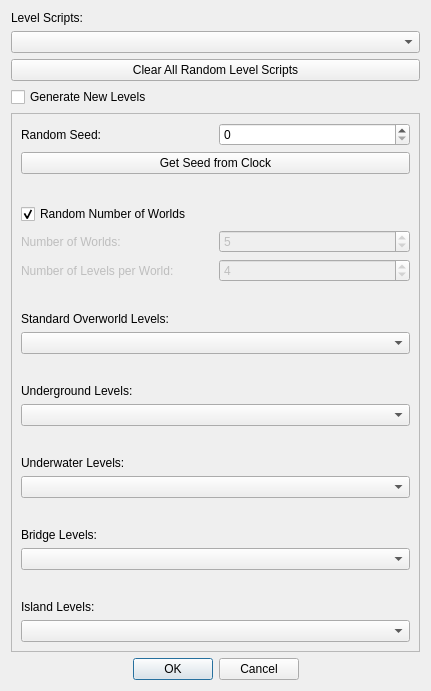
<?xml version="1.0" encoding="UTF-8"?>
<ui version="4.0">
 <class>Configure_Level_Form</class>
 <widget class="QDialog" name="Configure_Level_Form">
  <property name="geometry">
   <rect>
    <x>0</x>
    <y>0</y>
    <width>431</width>
    <height>691</height>
   </rect>
  </property>
  <property name="windowTitle">
   <string>Configure Level Generator</string>
  </property>
  <layout class="QVBoxLayout" name="verticalLayout">
   <item>
    <layout class="QVBoxLayout" name="layoutLevelScripts">
     <item>
      <widget class="QLabel" name="lblLevelScripts">
       <property name="text">
        <string>Level Scripts:</string>
       </property>
      </widget>
     </item>
     <item>
      <widget class="QComboBox" name="comboLevelScripts"/>
     </item>
     <item>
      <widget class="QPushButton" name="btnClearAllRandomLevelScripts">
       <property name="text">
        <string>Clear All Random Level Scripts</string>
       </property>
      </widget>
     </item>
     <item>
      <widget class="QCheckBox" name="cbGenerateNewLevels">
       <property name="text">
        <string>Generate New Levels</string>
       </property>
      </widget>
     </item>
    </layout>
   </item>
   <item>
    <widget class="QScrollArea" name="scrollNewLevels">
     <property name="widgetResizable">
      <bool>true</bool>
     </property>
     <widget class="QWidget" name="scrollAreaWidgetContents">
      <property name="geometry">
       <rect>
        <x>0</x>
        <y>0</y>
        <width>407</width>
        <height>518</height>
       </rect>
      </property>
      <layout class="QVBoxLayout" name="verticalLayout_2">
       <item>
        <layout class="QVBoxLayout" name="layoutRandomSeed">
         <item>
          <layout class="QHBoxLayout" name="horizontalLayout">
           <item>
            <widget class="QLabel" name="lblRandomSeed">
             <property name="text">
              <string>Random Seed:</string>
             </property>
            </widget>
           </item>
           <item>
            <widget class="QSpinBox" name="sbRandomSeed">
             <property name="maximum">
              <number>999999999</number>
             </property>
            </widget>
           </item>
          </layout>
         </item>
         <item>
          <widget class="QPushButton" name="btnNewRandomSeed">
           <property name="text">
            <string>Get Seed from Clock</string>
           </property>
          </widget>
         </item>
        </layout>
       </item>
       <item>
        <spacer name="verticalSpacer_6">
         <property name="orientation">
          <enum>Qt::Vertical</enum>
         </property>
         <property name="sizeHint" stdset="0">
          <size>
           <width>20</width>
           <height>40</height>
          </size>
         </property>
        </spacer>
       </item>
       <item>
        <layout class="QVBoxLayout" name="layoutNewLevels">
         <item>
          <layout class="QVBoxLayout" name="layoutLevelNumberSettings">
           <item>
            <widget class="QCheckBox" name="cbRandomNumWorlds">
             <property name="enabled">
              <bool>true</bool>
             </property>
             <property name="text">
              <string>Random Number of Worlds</string>
             </property>
             <property name="checked">
              <bool>true</bool>
             </property>
            </widget>
           </item>
           <item>
            <layout class="QHBoxLayout" name="layoutNumWorlds">
             <item>
              <widget class="QLabel" name="lblNumWorlds">
               <property name="enabled">
                <bool>false</bool>
               </property>
               <property name="text">
                <string>Number of Worlds:</string>
               </property>
              </widget>
             </item>
             <item>
              <widget class="QSpinBox" name="sbNumWorlds">
               <property name="enabled">
                <bool>false</bool>
               </property>
               <property name="minimum">
                <number>1</number>
               </property>
               <property name="maximum">
                <number>8</number>
               </property>
               <property name="value">
                <number>5</number>
               </property>
              </widget>
             </item>
            </layout>
           </item>
           <item>
            <layout class="QHBoxLayout" name="layoutNumLevelsPerWorld">
             <item>
              <widget class="QLabel" name="lblNumLevelsPerWorld">
               <property name="enabled">
                <bool>false</bool>
               </property>
               <property name="text">
                <string>Number of Levels per World: </string>
               </property>
              </widget>
             </item>
             <item>
              <widget class="QSpinBox" name="sbNumLevelsPerWorld">
               <property name="enabled">
                <bool>false</bool>
               </property>
               <property name="minimum">
                <number>1</number>
               </property>
               <property name="maximum">
                <number>8</number>
               </property>
               <property name="value">
                <number>4</number>
               </property>
              </widget>
             </item>
            </layout>
           </item>
          </layout>
         </item>
        </layout>
       </item>
       <item>
        <spacer name="verticalSpacer">
         <property name="orientation">
          <enum>Qt::Vertical</enum>
         </property>
         <property name="sizeHint" stdset="0">
          <size>
           <width>20</width>
           <height>40</height>
          </size>
         </property>
        </spacer>
       </item>
       <item>
        <layout class="QVBoxLayout" name="layoutStandardOverworldLevels">
         <item>
          <widget class="QLabel" name="lblStandardOverworld">
           <property name="text">
            <string>Standard Overworld Levels:</string>
           </property>
          </widget>
         </item>
         <item>
          <widget class="QComboBox" name="comboStandardOverworld"/>
         </item>
        </layout>
       </item>
       <item>
        <spacer name="verticalSpacer_2">
         <property name="orientation">
          <enum>Qt::Vertical</enum>
         </property>
         <property name="sizeHint" stdset="0">
          <size>
           <width>20</width>
           <height>40</height>
          </size>
         </property>
        </spacer>
       </item>
       <item>
        <layout class="QVBoxLayout" name="layoutUndergroundLevels">
         <item>
          <widget class="QLabel" name="lblUnderground">
           <property name="text">
            <string>Underground Levels:</string>
           </property>
          </widget>
         </item>
         <item>
          <widget class="QComboBox" name="comboUnderground"/>
         </item>
        </layout>
       </item>
       <item>
        <spacer name="verticalSpacer_3">
         <property name="orientation">
          <enum>Qt::Vertical</enum>
         </property>
         <property name="sizeHint" stdset="0">
          <size>
           <width>20</width>
           <height>40</height>
          </size>
         </property>
        </spacer>
       </item>
       <item>
        <layout class="QVBoxLayout" name="layoutUnderwaterLevels">
         <item>
          <widget class="QLabel" name="lblUnderwater">
           <property name="text">
            <string>Underwater Levels:</string>
           </property>
          </widget>
         </item>
         <item>
          <widget class="QComboBox" name="comboUnderwater"/>
         </item>
        </layout>
       </item>
       <item>
        <spacer name="verticalSpacer_4">
         <property name="orientation">
          <enum>Qt::Vertical</enum>
         </property>
         <property name="sizeHint" stdset="0">
          <size>
           <width>20</width>
           <height>40</height>
          </size>
         </property>
        </spacer>
       </item>
       <item>
        <layout class="QVBoxLayout" name="layoutBridgeLevels">
         <item>
          <widget class="QLabel" name="lblBridge">
           <property name="text">
            <string>Bridge Levels:</string>
           </property>
          </widget>
         </item>
         <item>
          <widget class="QComboBox" name="comboBridge"/>
         </item>
        </layout>
       </item>
       <item>
        <spacer name="verticalSpacer_5">
         <property name="orientation">
          <enum>Qt::Vertical</enum>
         </property>
         <property name="sizeHint" stdset="0">
          <size>
           <width>20</width>
           <height>40</height>
          </size>
         </property>
        </spacer>
       </item>
       <item>
        <layout class="QVBoxLayout" name="layoutIslandLevels">
         <item>
          <widget class="QLabel" name="lblIsland">
           <property name="text">
            <string>Island Levels:</string>
           </property>
          </widget>
         </item>
         <item>
          <widget class="QComboBox" name="comboIsland"/>
         </item>
        </layout>
       </item>
      </layout>
     </widget>
    </widget>
   </item>
   <item>
    <widget class="QDialogButtonBox" name="buttonBox">
     <property name="standardButtons">
      <set>QDialogButtonBox::Cancel|QDialogButtonBox::Ok</set>
     </property>
     <property name="centerButtons">
      <bool>true</bool>
     </property>
    </widget>
   </item>
  </layout>
 </widget>
 <resources/>
 <connections/>
</ui>
